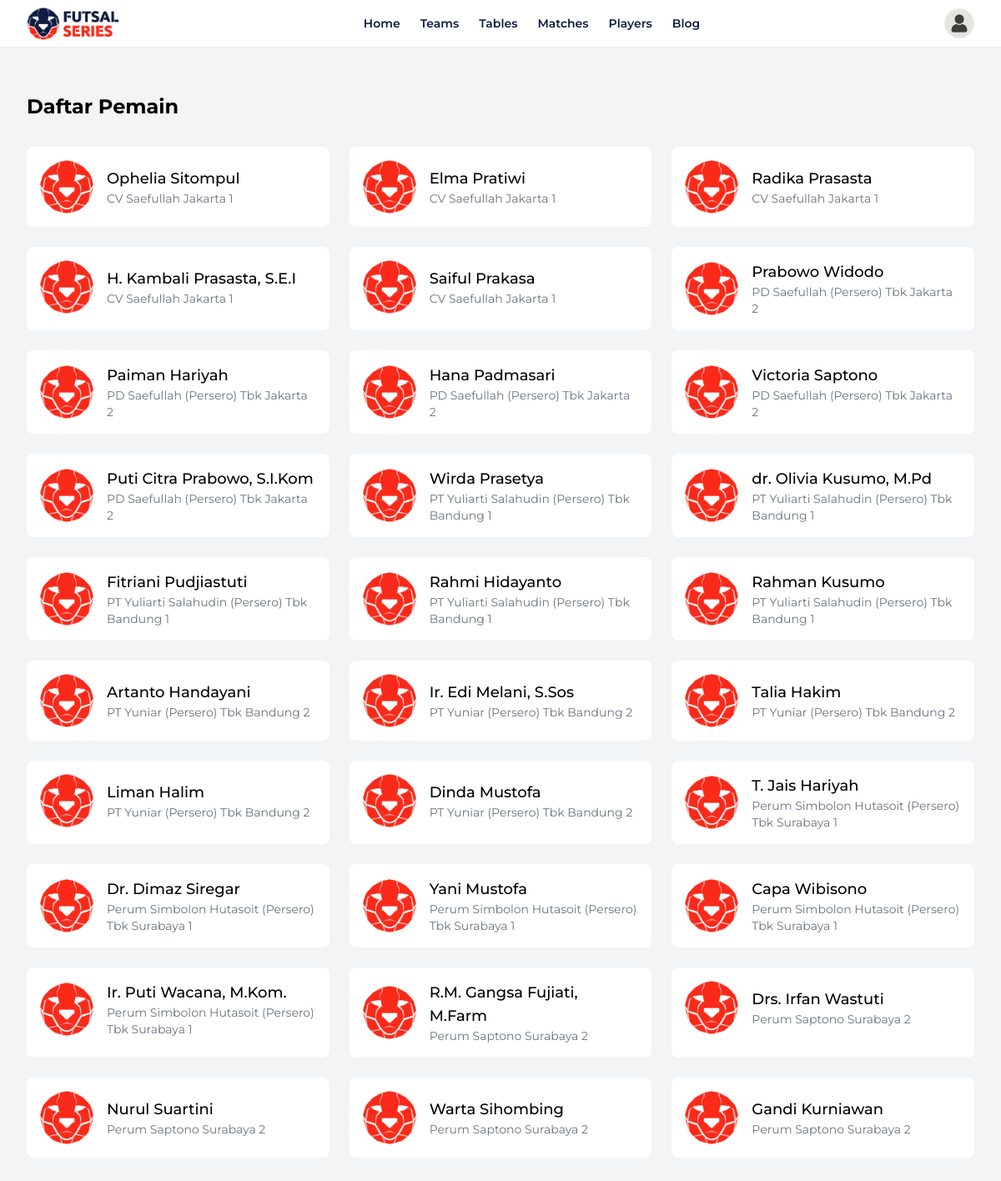
The app's page /teams/players/ with its own data.
### apps/teams/models.py (models this page shows, shortened)
class Player(models.Model):
    POSITION_CHOICES = [
        ('kiper',  'Kiper'),
        ('anchor', 'Anchor'),
        ('flank',  'Flank'),
        ('pivot',  'Pivot'),
    ]
    team                = models.ForeignKey(Team, on_delete=models.CASCADE, related_name='players')
    name                = models.CharField(max_length=100)
    position            = models.CharField(max_length=20, choices=POSITION_CHOICES)
    jersey_number       = models.CharField(max_length=3)
    guardian_name       = models.CharField(max_length=100)
    photo               = models.ImageField(upload_to='player_photos/', blank=True, null=True)
    supporting_document = models.FileField(upload_to='supporting_documents/', blank=True, null=True)
    is_captain          = models.BooleanField(default=False)

class Team(models.Model):
    CATEGORY_CHOICES = [
        ('sma',        'SMA'),
        ('kuliah',     'Kuliah'),
        ('profesional','Profesional'),
    ]
    STATUS_CHOICES = [
        ('approved',   'Approved'),
        ('rejected',   'Rejected'),
        ('whitelist',  'Whitelist'),
        ('pending',    'Pending'),
    ]
    user              = models.OneToOneField(User, on_delete=models.CASCADE)
    region            = models.ForeignKey(Region, on_delete=models.CASCADE)
    school_name       = models.CharField(max_length=255)
    school_nickname   = models.CharField(max_length=100)
    short_name        = models.CharField(
        max_length=8, blank=True,
        help_text='Singkatan 3‑8 huruf, mis. FCB, BVB')
    address           = models.TextField()
    slug            = models.SlugField(unique=True, blank=True)
    coach_name        = models.CharField(max_length=100)
    coach_phone       = models.CharField(max_length=15)
    captain_name      = models.CharField(max_length=100)
    captain_phone     = models.CharField(max_length=15)
    supporter_name    = models.CharField(max_length=100)
    instagram_account = models.CharField(max_length=100, blank=True)
    achievements      = models.TextField()
    logo        = models.ImageField(upload_to='team_logos/',  blank=True, null=True)
    team_photo  = models.ImageField(upload_to='team_photos/')
    category    = models.CharField(max_length=20, choices=CATEGORY_CHOICES, default='sma')
    status      = models.CharField(max_length=10, choices=STATUS_CHOICES, default='pending')
    is_main = models.BooleanField(default=False, help_text="Tick for 12 flagship clubs")
    slug = models.SlugField(max_length=60, unique=True, blank=True, null=True)

### apps/teams/views.py (the view)
# urls.py: path('players/', views.player_list, name='player_list'),
def player_list(request):
    players = Player.objects.select_related('team').all()
    return render(request, 'teams/player_list.html', {'players': players})

### apps/teams/templates/teams/player_list.html
{% extends 'base.html' %}
{% load static %}
{% block content %}
  <h2 class="text-2xl font-bold my-8">Daftar Pemain</h2>
  <div class="container mx-auto max-w-7xl grid grid-cols-1 sm:grid-cols-2 lg:grid-cols-3 gap-6">
    {% for player in players %}
    <a href="{% url 'player_detail' player.pk %}" class="block bg-white rounded-lg hover:shadow-lg p-4 transition">
        <div class="flex items-center gap-4">
          {% if player.photo %}
            <img src="{{ player.photo.url }}" alt="{{ player.name }}"
                 class="w-16 h-16 object-cover rounded-full">
          {% else %}
            <img src="{% static 'images/player-default.png' %}"
                 alt="Default Player"
                 class="w-16 h-16 object-cover rounded-full">
          {% endif %}
          <div>
            <h3 class="text-lg font-medium">{{ player.name }}</h3>
            <p class="text-gray-500 text-sm">{{ player.team.school_name }}</p>
          </div>
        </div>
      </a>
    {% empty %}
      <p class="text-center text-gray-600">Belum ada pemain terdaftar.</p>
    {% endfor %}
  </div>
{% endblock %}

### apps/core/templates/base.html (shortened to what this page needs)
{% load static %}
<!DOCTYPE html>
<html lang="en">
<head>
  <script src="https://cdn.tailwindcss.com"></script>
</head>
<body class="bg-gray-100">
<nav class="bg-white sticky top-0 z-50 shadow-sm">
  <div class="mx-auto w-full max-w-7xl px-2 sm:px-4 lg:px-8 h-14
              flex items-center justify-between">
    <a href="{% url 'home' %}">
      <img src="{% static 'images/logo-futsalseries.png' %}"
           class="h-8 sm:h-10" alt="Futsal Series">
    </a>
    <div class="hidden md:flex space-x-6 text-sm font-semibold">
      <a href="{% url 'home' %}"        class="navbar-text navbar-hover">Home</a>
      <a href="{% url 'list_teams' %}"   class="navbar-text navbar-hover">Teams</a>
      <a href="{% url 'standings_table' %}"   class="navbar-text navbar-hover">Tables</a>
      <a href="{% url 'match_list' %}"  class="navbar-text navbar-hover">Matches</a>
      <a href="{% url 'player_list' %}"        class="navbar-text navbar-hover">Players</a>
      <a href="{% url 'blog_list' %}"        class="navbar-text navbar-hover">Blog</a>
    </div>
    <div class="flex items-center gap-4">
      <div class="relative hidden md:block">
          <img
            src="{% if avatar %}{{ avatar }}{% else %}{% static 'images/avatar.png' %}{% endif %}"
            class="h-9 w-9 rounded-full object-cover border"
            id="avatar-btn" alt="profile">
      </div>
    </div>
  </div>
</nav>
  <main class="min-h-screen mx-auto w-full max-w-7xl px-2 sm:px-4 lg:px-8 py-6">
    {% block content %}{% endblock %}
  </main>
</body>
</html>

### apps/core/templates/base.html (style rules this page uses)
body { font-family:'Montserrat',sans-serif }
.navbar-text { color:#0f1b41 }

### records on screen
Player: name "Ophelia Sitompul", team.school_name "CV Saefullah Jakarta 1"
Player: name "Elma Pratiwi", team.school_name "CV Saefullah Jakarta 1"
Player: name "Radika Prasasta", team.school_name "CV Saefullah Jakarta 1"
Player: name "H. Kambali Prasasta, S.E.I", team.school_name "CV Saefullah Jakarta 1"
Player: name "Saiful Prakasa", team.school_name "CV Saefullah Jakarta 1"
Player: name "Prabowo Widodo", team.school_name "PD Saefullah (Persero) Tbk Jakarta 2"
Player: name "Paiman Hariyah", team.school_name "PD Saefullah (Persero) Tbk Jakarta 2"
Player: name "Hana Padmasari", team.school_name "PD Saefullah (Persero) Tbk Jakarta 2"
Player: name "Victoria Saptono", team.school_name "PD Saefullah (Persero) Tbk Jakarta 2"
Player: name "Puti Citra Prabowo, S.I.Kom", team.school_name "PD Saefullah (Persero) Tbk Jakarta 2"
Player: name "Wirda Prasetya", team.school_name "PT Yuliarti Salahudin (Persero) Tbk Bandung 1"
Player: name "dr. Olivia Kusumo, M.Pd", team.school_name "PT Yuliarti Salahudin (Persero) Tbk Bandung 1"
Player: name "Fitriani Pudjiastuti", team.school_name "PT Yuliarti Salahudin (Persero) Tbk Bandung 1"
Player: name "Rahmi Hidayanto", team.school_name "PT Yuliarti Salahudin (Persero) Tbk Bandung 1"
Player: name "Rahman Kusumo", team.school_name "PT Yuliarti Salahudin (Persero) Tbk Bandung 1"
Player: name "Artanto Handayani", team.school_name "PT Yuniar (Persero) Tbk Bandung 2"
Player: name "Ir. Edi Melani, S.Sos", team.school_name "PT Yuniar (Persero) Tbk Bandung 2"
Player: name "Talia Hakim", team.school_name "PT Yuniar (Persero) Tbk Bandung 2"
Player: name "Liman Halim", team.school_name "PT Yuniar (Persero) Tbk Bandung 2"
Player: name "Dinda Mustofa", team.school_name "PT Yuniar (Persero) Tbk Bandung 2"
Player: name "T. Jais Hariyah", team.school_name "Perum Simbolon Hutasoit (Persero) Tbk Surabaya 1"
Player: name "Dr. Dimaz Siregar", team.school_name "Perum Simbolon Hutasoit (Persero) Tbk Surabaya 1"
Player: name "Yani Mustofa", team.school_name "Perum Simbolon Hutasoit (Persero) Tbk Surabaya 1"
Player: name "Capa Wibisono", team.school_name "Perum Simbolon Hutasoit (Persero) Tbk Surabaya 1"
Player: name "Ir. Puti Wacana, M.Kom.", team.school_name "Perum Simbolon Hutasoit (Persero) Tbk Surabaya 1"
Player: name "R.M. Gangsa Fujiati, M.Farm", team.school_name "Perum Saptono Surabaya 2"
Player: name "Drs. Irfan Wastuti", team.school_name "Perum Saptono Surabaya 2"
Player: name "Nurul Suartini", team.school_name "Perum Saptono Surabaya 2"
Player: name "Warta Sihombing", team.school_name "Perum Saptono Surabaya 2"
Player: name "Gandi Kurniawan", team.school_name "Perum Saptono Surabaya 2"
